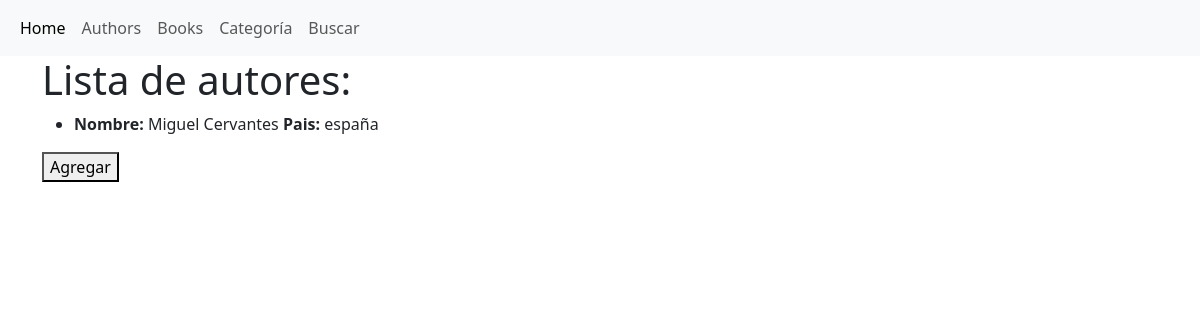
/authors/, run on an earlier commit of the app's database.
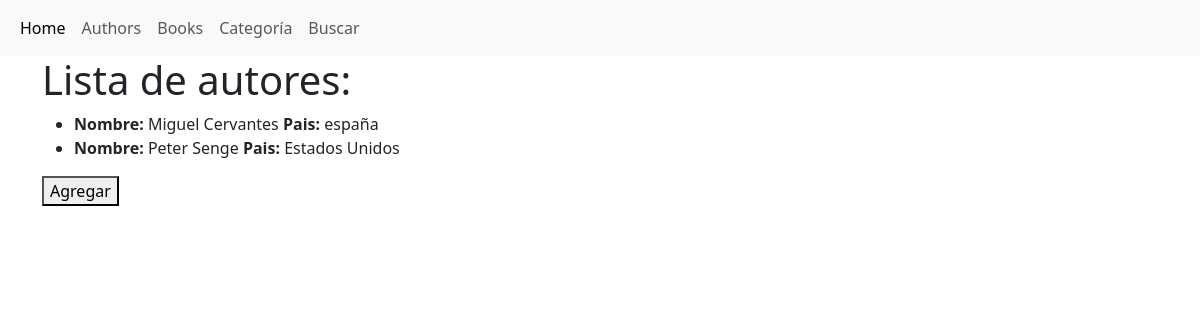
And on a later commit of the database.
### books/models.py (models this page shows, shortened)
class Autor(models.Model):
    first_name = models.CharField(max_length=30)
    last_name = models.CharField(max_length=30)
    country = models.CharField(max_length=30)

### books/views.py (the view)
# urls.py: path('authors/', views.authors, name='authors'),
def authors(request):
    autores = Autor.objects.all()
    template = loader.get_template('books/authors.html')
    context = {'autores':autores,}
    return HttpResponse(template.render(context,request))

### templates/books/authors.html (shortened to what this page needs)
{% extends 'base.html' %}
{% block content %}
    <div class="container">
        <h1>Lista de autores:</h1>
        {% if autores %}
            <ul>
                {% for autor in autores %}
                    <li><b>Nombre:</b> {{ autor.first_name }} {{ autor.last_name }} <b>Pais:</b> {{ autor.country }}</li>
                {% endfor %}
            </ul>
        {% endif %}
        <a href="{% url 'new_authors' %}">
            <button> Agregar </button>
        </a>
    </div>
{% endblock content %}

What changed in the data, as far as the page shows it:
added Autor: first_name "Peter", last_name "Senge", country "Estados Unidos"
